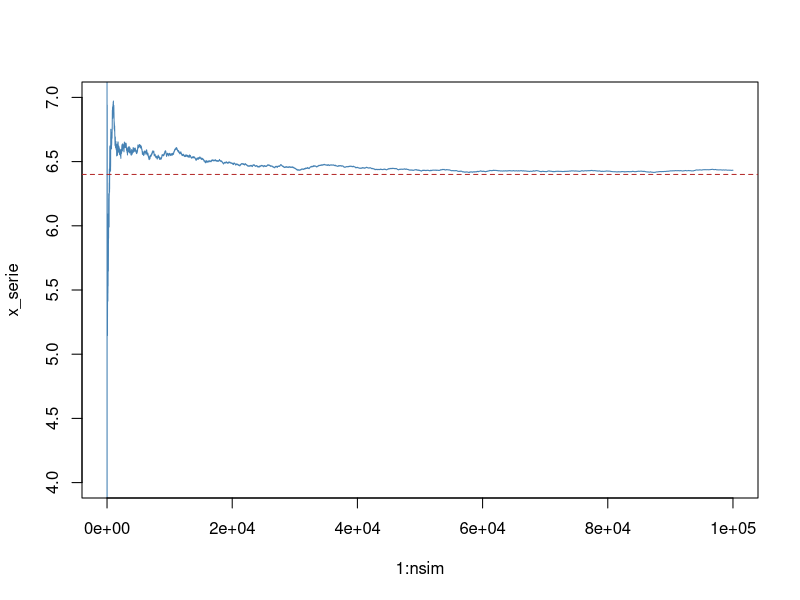
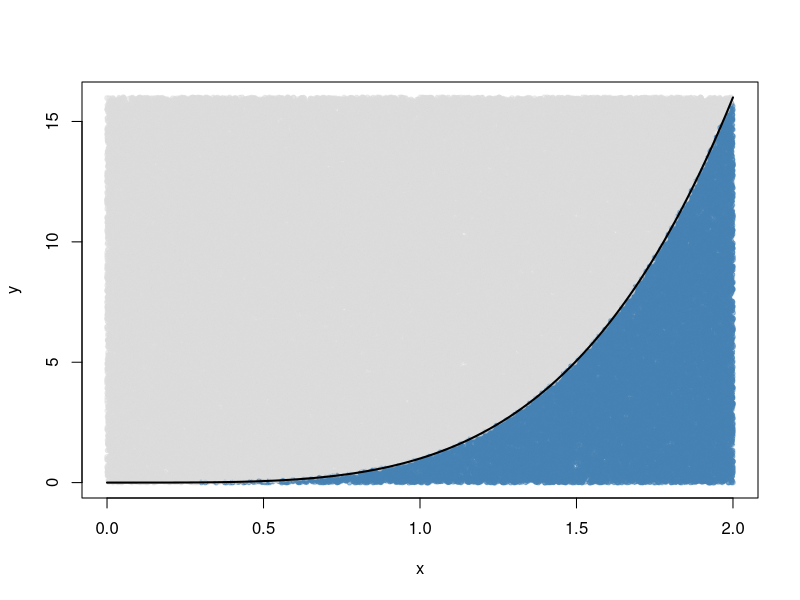

Recreate these plots in R, in order.
###############################################################.
## Descripcion: Ejemplo de integracion MC
##
## Autor: Jose Pliego
## Fecha: 2020-02-26
###############################################################.

library(dplyr)
library(scales)

# Utilizando integracion Monte Carlo buscamos aproximar la integral
# \int_{0}^2 g(x) dx, donde g(x) = x^4
# Analiticamente es facil ver que esta integral vale 6.4
#
# Utilizaremos primero una distribucion U(0,2) y luego una distribucion
# bivariada uniforme en [0, 2] X [0, 16]

g <- function(x) x^4

nsim <- 10e4

# U(0,2)

set.seed(1996)

x <- runif(nsim,
           min = 0,
           max = 2)

theta_hat <- 2 * mean(g(x))

print(theta_hat)
print(abs(theta_hat - 0.2*32))

x_serie <- 2 * cumsum(g(x))/1:nsim

plot(1:nsim,
     x_serie,
     type = "l",
     ylim = c(4, 7),
     col = "steelblue")

abline(h = 0.2*32,
       col = "firebrick",
       lty = 2)

# Bivariada

y <- runif(nsim,
           min = 0,
           max = 16)

exito <- if_else(y <= g(x), 1, 0)

theta_hat2 <- mean(exito) * 32

print(theta_hat2)
print(abs(theta_hat2 - 0.2*32))

plot(x,
     y,
     col = alpha(if_else(y <= g(x), "steelblue", "gainsboro"), 0.5),
     pch = 20)

curve(g(x),
      from = 0,
      to = 2, 
      col = "black",
      add = TRUE,
      lwd = 2)


